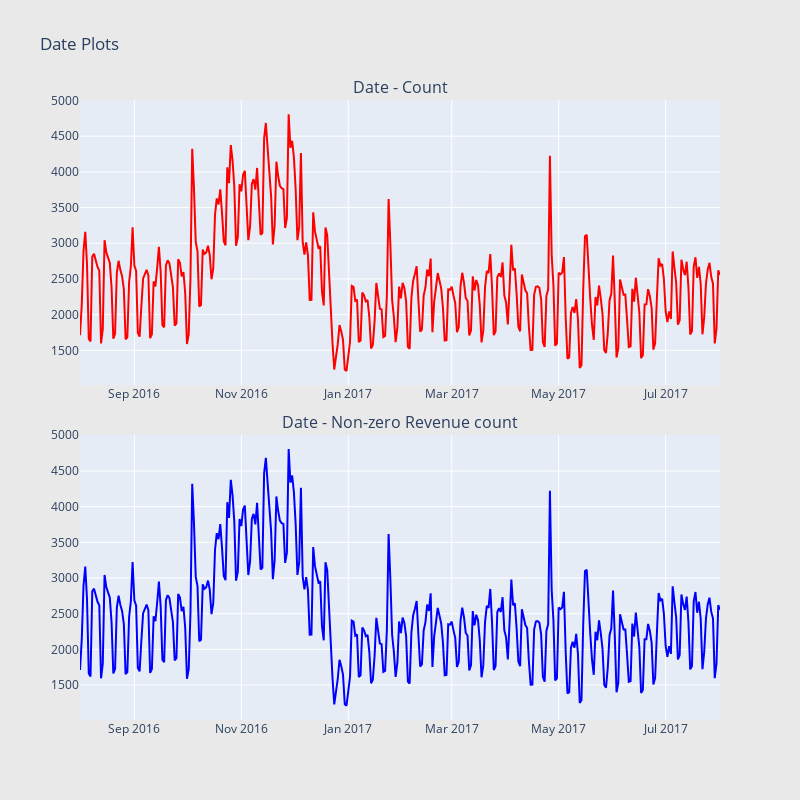

Notebook code for this chart:
### Markdown cell above
Date Exploration for datetime instance

### Code cell
import datetime

def scatter_plot(cnt_srs, color):
    trace = go.Scatter(
        x=cnt_srs.index[::-1],
        y=cnt_srs.values[::-1],
        showlegend=False,
        marker=dict(
            color=color,
        ),
    )
    return trace

train['date'] = train['date'].apply(lambda x: datetime.date(int(str(x)[:4]), int(str(x)[4:6]), int(str(x)[6:])))
cnt_srs = train.groupby('date')['totals.transactionRevenue'].agg(['size', 'count'])
cnt_srs.columns = ["count", "count of non-zero revenue"]
cnt_srs = cnt_srs.sort_index()
#cnt_srs.index = cnt_srs.index.astype('str')
trace1 = scatter_plot(cnt_srs["count"], 'red')
trace2 = scatter_plot(cnt_srs["count of non-zero revenue"], 'blue')

fig = tools.make_subplots(rows=2, cols=1, vertical_spacing=0.08,
                          subplot_titles=["Date - Count", "Date - Non-zero Revenue count"])
fig.append_trace(trace1, 1, 1)
fig.append_trace(trace2, 2, 1)
fig['layout'].update(height=800, width=800, paper_bgcolor='rgb(233,233,233)', title="Date Plots")
py.iplot(fig, filename='date-plots')

### Figure 1 — Plotly figure (JSON) as saved in the notebook; plotly's stock layout.template omitted (floating-point values rounded to 4 significant figures; data arrays with more than 128 entries replaced by an {"elided": "..."} marker saying what was removed)
{"data": [{"marker": {"color": "red"}, "showlegend": false, "type": "scatter", "x": {"elided": "366 str values"}, "xaxis": "x", "y": {"elided": "366 int values"}, "yaxis": "y"}, {"marker": {"color": "blue"}, "showlegend": false, "type": "scatter", "x": {"elided": "366 str values"}, "xaxis": "x2", "y": {"elided": "366 int values"}, "yaxis": "y2"}], "layout": {"annotations": [{"font": {"size": 16}, "showarrow": false, "text": "Date - Count", "x": 0.5, "xanchor": "center", "xref": "paper", "y": 1, "yanchor": "bottom", "yref": "paper"}, {"font": {"size": 16}, "showarrow": false, "text": "Date - Non-zero Revenue count", "x": 0.5, "xanchor": "center", "xref": "paper", "y": 0.46, "yanchor": "bottom", "yref": "paper"}], "height": 800, "paper_bgcolor": "rgb(233,233,233)", "title": {"text": "Date Plots"}, "width": 800, "xaxis": {"anchor": "y", "domain": [0, 1]}, "xaxis2": {"anchor": "y2", "domain": [0, 1]}, "yaxis": {"anchor": "x", "domain": [0.54, 1]}, "yaxis2": {"anchor": "x2", "domain": [0, 0.46]}}}
